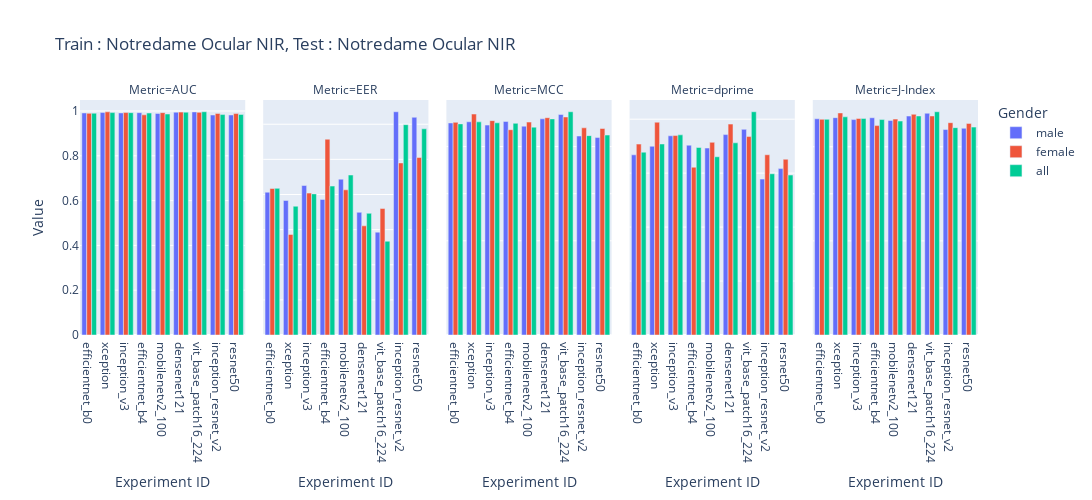

Source (notebook cell):
### Code cell
import plotly.express as px
import pandas as pd
from copy import deepcopy

df = pd.read_csv('/home/sreeraj/lab/nsf/final_eval/results/across_model_notredame_ocular_nir_subject_report.csv', header=1)
df = df.iloc[:-15]

df['Gender'] = df['Experiment ID'].apply(lambda x: x.split('_')[-1])
# df = df[df['Gender'] == 'all']
df['Experiment ID'] = df['Experiment ID'].apply(lambda x: '_'.join(x.split('_')[:-1]))


df_auc = deepcopy(df)
df_auc['Value'] = df_auc['AUC']
df_auc['Metric'] = 'AUC'

df_eer = deepcopy(df)
df_eer['Value'] = df_eer['EER']
df_eer['Metric'] = 'EER'

df_dprime = deepcopy(df)
df_dprime['Value'] = df_dprime["Sensitivity index (d')"]
df_dprime['Metric'] = 'dprime'

df_mcc = deepcopy(df)
df_mcc['Value'] = df_mcc['MCC']
df_mcc['Metric'] = 'MCC'

df_jindex = deepcopy(df)
df_jindex['Value'] = df_mcc['J-Index']
df_jindex['Metric'] = 'J-Index'

df = pd.concat([df_auc, df_eer, df_mcc, df_dprime, df_jindex])

fig = px.bar(df, x='Experiment ID', y=['Value'], title='Train : Notredame Ocular NIR, Test : Notredame Ocular NIR', barmode='group', labels={'value': 'Value', 'variable': 'Metrics'},width=1400, height=500, facet_col='Metric', color='Gender')
fig.update_yaxes(matches=None)
fig.show()

### Figure 1 — Plotly figure (JSON) as saved in the notebook; plotly's stock layout.template omitted (floating-point values rounded to 4 significant figures)
{"data": [{"alignmentgroup": "True", "hovertemplate": "Gender=male<br>Metric=AUC<br>Experiment ID=%{x}<br>Value=%{y}<extra></extra>", "legendgroup": "male", "marker": {"color": "#636efa", "pattern": {"shape": ""}}, "name": "male", "offsetgroup": "male", "orientation": "v", "showlegend": true, "textposition": "auto", "type": "bar", "x": ["efficientnet_b0", "xception", "inception_v3", "efficientnet_b4", "mobilenetv2_100", "densenet121", "vit_base_patch16_224", "inception_resnet_v2", "resnet50"], "xaxis": "x", "y": [0.9913, 0.9932, 0.9915, 0.9926, 0.9893, 0.9947, 0.9961, 0.9822, 0.9823], "yaxis": "y"}, {"alignmentgroup": "True", "hovertemplate": "Gender=male<br>Metric=EER<br>Experiment ID=%{x}<br>Value=%{y}<extra></extra>", "legendgroup": "male", "marker": {"color": "#636efa", "pattern": {"shape": ""}}, "name": "male", "offsetgroup": "male", "orientation": "v", "showlegend": false, "textposition": "auto", "type": "bar", "x": ["efficientnet_b0", "xception", "inception_v3", "efficientnet_b4", "mobilenetv2_100", "densenet121", "vit_base_patch16_224", "inception_resnet_v2", "resnet50"], "xaxis": "x2", "y": [0.04066, 0.0383, 0.04256, 0.03859, 0.04435, 0.03492, 0.02928, 0.06355, 0.06198], "yaxis": "y2"}, {"alignmentgroup": "True", "hovertemplate": "Gender=male<br>Metric=MCC<br>Experiment ID=%{x}<br>Value=%{y}<extra></extra>", "legendgroup": "male", "marker": {"color": "#636efa", "pattern": {"shape": ""}}, "name": "male", "offsetgroup": "male", "orientation": "v", "showlegend": false, "textposition": "auto", "type": "bar", "x": ["efficientnet_b0", "xception", "inception_v3", "efficientnet_b4", "mobilenetv2_100", "densenet121", "vit_base_patch16_224", "inception_resnet_v2", "resnet50"], "xaxis": "x3", "y": [0.9001, 0.9052, 0.8911, 0.9067, 0.8865, 0.9178, 0.9362, 0.8448, 0.8382], "yaxis": "y3"}, {"alignmentgroup": "True", "hovertemplate": "Gender=male<br>Metric=dprime<br>Experiment ID=%{x}<br>Value=%{y}<extra></extra>", "legendgroup": "male", "marker": {"color": "#636efa", "pattern": {"shape": ""}}, "name": "male", "offsetgroup": "male", "orientation": "v", "showlegend": false, "textposition": "auto", "type": "bar", "x": ["efficientnet_b0", "xception", "inception_v3", "efficientnet_b4", "mobilenetv2_100", "densenet121", "vit_base_patch16_224", "inception_resnet_v2", "resnet50"], "xaxis": "x4", "y": [3.34, 3.499, 3.692, 3.518, 3.466, 3.715, 3.812, 2.89, 3.084], "yaxis": "y4"}, {"alignmentgroup": "True", "hovertemplate": "Gender=male<br>Metric=J-Index<br>Experiment ID=%{x}<br>Value=%{y}<extra></extra>", "legendgroup": "male", "marker": {"color": "#636efa", "pattern": {"shape": ""}}, "name": "male", "offsetgroup": "male", "orientation": "v", "showlegend": false, "textposition": "auto", "type": "bar", "x": ["efficientnet_b0", "xception", "inception_v3", "efficientnet_b4", "mobilenetv2_100", "densenet121", "vit_base_patch16_224", "inception_resnet_v2", "resnet50"], "xaxis": "x5", "y": [0.9188, 0.9236, 0.9154, 0.9232, 0.9114, 0.9305, 0.9423, 0.8731, 0.8785], "yaxis": "y5"}, {"alignmentgroup": "True", "hovertemplate": "Gender=female<br>Metric=AUC<br>Experiment ID=%{x}<br>Value=%{y}<extra></extra>", "legendgroup": "female", "marker": {"color": "#EF553B", "pattern": {"shape": ""}}, "name": "female", "offsetgroup": "female", "orientation": "v", "showlegend": true, "textposition": "auto", "type": "bar", "x": ["efficientnet_b0", "xception", "inception_v3", "efficientnet_b4", "mobilenetv2_100", "densenet121", "vit_base_patch16_224", "inception_resnet_v2", "resnet50"], "xaxis": "x", "y": [0.9897, 0.9964, 0.993, 0.983, 0.9927, 0.9951, 0.994, 0.9892, 0.9887], "yaxis": "y"}, {"alignmentgroup": "True", "hovertemplate": "Gender=female<br>Metric=EER<br>Experiment ID=%{x}<br>Value=%{y}<extra></extra>", "legendgroup": "female", "marker": {"color": "#EF553B", "pattern": {"shape": ""}}, "name": "female", "offsetgroup": "female", "orientation": "v", "showlegend": false, "textposition": "auto", "type": "bar", "x": ["efficientnet_b0", "xception", "inception_v3", "efficientnet_b4", "mobilenetv2_100", "densenet121", "vit_base_patch16_224", "inception_resnet_v2", "resnet50"], "xaxis": "x2", "y": [0.04171, 0.02863, 0.04039, 0.05574, 0.04133, 0.03108, 0.036, 0.04898, 0.05053], "yaxis": "y2"}, {"alignmentgroup": "True", "hovertemplate": "Gender=female<br>Metric=MCC<br>Experiment ID=%{x}<br>Value=%{y}<extra></extra>", "legendgroup": "female", "marker": {"color": "#EF553B", "pattern": {"shape": ""}}, "name": "female", "offsetgroup": "female", "orientation": "v", "showlegend": false, "textposition": "auto", "type": "bar", "x": ["efficientnet_b0", "xception", "inception_v3", "efficientnet_b4", "mobilenetv2_100", "densenet121", "vit_base_patch16_224", "inception_resnet_v2", "resnet50"], "xaxis": "x3", "y": [0.9028, 0.938, 0.91, 0.8715, 0.9039, 0.9225, 0.9255, 0.8795, 0.8766], "yaxis": "y3"}, {"alignmentgroup": "True", "hovertemplate": "Gender=female<br>Metric=dprime<br>Experiment ID=%{x}<br>Value=%{y}<extra></extra>", "legendgroup": "female", "marker": {"color": "#EF553B", "pattern": {"shape": ""}}, "name": "female", "offsetgroup": "female", "orientation": "v", "showlegend": false, "textposition": "auto", "type": "bar", "x": ["efficientnet_b0", "xception", "inception_v3", "efficientnet_b4", "mobilenetv2_100", "densenet121", "vit_base_patch16_224", "inception_resnet_v2", "resnet50"], "xaxis": "x4", "y": [3.539, 3.944, 3.697, 3.11, 3.572, 3.909, 3.678, 3.341, 3.258], "yaxis": "y4"}, {"alignmentgroup": "True", "hovertemplate": "Gender=female<br>Metric=J-Index<br>Experiment ID=%{x}<br>Value=%{y}<extra></extra>", "legendgroup": "female", "marker": {"color": "#EF553B", "pattern": {"shape": ""}}, "name": "female", "offsetgroup": "female", "orientation": "v", "showlegend": false, "textposition": "auto", "type": "bar", "x": ["efficientnet_b0", "xception", "inception_v3", "efficientnet_b4", "mobilenetv2_100", "densenet121", "vit_base_patch16_224", "inception_resnet_v2", "resnet50"], "xaxis": "x5", "y": [0.9166, 0.9436, 0.9199, 0.8899, 0.9175, 0.938, 0.9308, 0.9023, 0.8992], "yaxis": "y5"}, {"alignmentgroup": "True", "hovertemplate": "Gender=all<br>Metric=AUC<br>Experiment ID=%{x}<br>Value=%{y}<extra></extra>", "legendgroup": "all", "marker": {"color": "#00cc96", "pattern": {"shape": ""}}, "name": "all", "offsetgroup": "all", "orientation": "v", "showlegend": true, "textposition": "auto", "type": "bar", "x": ["efficientnet_b0", "xception", "inception_v3", "efficientnet_b4", "mobilenetv2_100", "densenet121", "vit_base_patch16_224", "inception_resnet_v2", "resnet50"], "xaxis": "x", "y": [0.9904, 0.9929, 0.9927, 0.9909, 0.9866, 0.9948, 0.9967, 0.9842, 0.9848], "yaxis": "y"}, {"alignmentgroup": "True", "hovertemplate": "Gender=all<br>Metric=EER<br>Experiment ID=%{x}<br>Value=%{y}<extra></extra>", "legendgroup": "all", "marker": {"color": "#00cc96", "pattern": {"shape": ""}}, "name": "all", "offsetgroup": "all", "orientation": "v", "showlegend": false, "textposition": "auto", "type": "bar", "x": ["efficientnet_b0", "xception", "inception_v3", "efficientnet_b4", "mobilenetv2_100", "densenet121", "vit_base_patch16_224", "inception_resnet_v2", "resnet50"], "xaxis": "x2", "y": [0.04175, 0.03666, 0.04017, 0.0424, 0.04554, 0.03465, 0.0267, 0.05988, 0.05869], "yaxis": "y2"}, {"alignmentgroup": "True", "hovertemplate": "Gender=all<br>Metric=MCC<br>Experiment ID=%{x}<br>Value=%{y}<extra></extra>", "legendgroup": "all", "marker": {"color": "#00cc96", "pattern": {"shape": ""}}, "name": "all", "offsetgroup": "all", "orientation": "v", "showlegend": false, "textposition": "auto", "type": "bar", "x": ["efficientnet_b0", "xception", "inception_v3", "efficientnet_b4", "mobilenetv2_100", "densenet121", "vit_base_patch16_224", "inception_resnet_v2", "resnet50"], "xaxis": "x3", "y": [0.8962, 0.9049, 0.9007, 0.8986, 0.8824, 0.9175, 0.9477, 0.8463, 0.8488], "yaxis": "y3"}, {"alignmentgroup": "True", "hovertemplate": "Gender=all<br>Metric=dprime<br>Experiment ID=%{x}<br>Value=%{y}<extra></extra>", "legendgroup": "all", "marker": {"color": "#00cc96", "pattern": {"shape": ""}}, "name": "all", "offsetgroup": "all", "orientation": "v", "showlegend": false, "textposition": "auto", "type": "bar", "x": ["efficientnet_b0", "xception", "inception_v3", "efficientnet_b4", "mobilenetv2_100", "densenet121", "vit_base_patch16_224", "inception_resnet_v2", "resnet50"], "xaxis": "x4", "y": [3.389, 3.541, 3.71, 3.475, 3.304, 3.563, 4.138, 2.988, 2.965], "yaxis": "y4"}, {"alignmentgroup": "True", "hovertemplate": "Gender=all<br>Metric=J-Index<br>Experiment ID=%{x}<br>Value=%{y}<extra></extra>", "legendgroup": "all", "marker": {"color": "#00cc96", "pattern": {"shape": ""}}, "name": "all", "offsetgroup": "all", "orientation": "v", "showlegend": false, "textposition": "auto", "type": "bar", "x": ["efficientnet_b0", "xception", "inception_v3", "efficientnet_b4", "mobilenetv2_100", "densenet121", "vit_base_patch16_224", "inception_resnet_v2", "resnet50"], "xaxis": "x5", "y": [0.9166, 0.9271, 0.9198, 0.9156, 0.9091, 0.9308, 0.9487, 0.8812, 0.8834], "yaxis": "y5"}], "layout": {"annotations": [{"font": {}, "showarrow": false, "text": "Metric=AUC", "x": 0.092, "xanchor": "center", "xref": "paper", "y": 1, "yanchor": "bottom", "yref": "paper"}, {"font": {}, "showarrow": false, "text": "Metric=EER", "x": 0.296, "xanchor": "center", "xref": "paper", "y": 1, "yanchor": "bottom", "yref": "paper"}, {"font": {}, "showarrow": false, "text": "Metric=MCC", "x": 0.5, "xanchor": "center", "xref": "paper", "y": 1, "yanchor": "bottom", "yref": "paper"}, {"font": {}, "showarrow": false, "text": "Metric=dprime", "x": 0.704, "xanchor": "center", "xref": "paper", "y": 1, "yanchor": "bottom", "yref": "paper"}, {"font": {}, "showarrow": false, "text": "Metric=J-Index", "x": 0.908, "xanchor": "center", "xref": "paper", "y": 1, "yanchor": "bottom", "yref": "paper"}], "barmode": "group", "height": 500, "legend": {"title": {"text": "Gender"}, "tracegroupgap": 0}, "title": {"text": "Train : Notredame Ocular NIR, Test : Notredame Ocular NIR"}, "width": 1400, "xaxis": {"anchor": "y", "domain": [0, 0.184], "title": {"text": "Experiment ID"}}, "xaxis2": {"anchor": "y2", "domain": [0.204, 0.388], "matches": "x", "title": {"text": "Experiment ID"}}, "xaxis3": {"anchor": "y3", "domain": [0.408, 0.592], "matches": "x", "title": {"text": "Experiment ID"}}, "xaxis4": {"anchor": "y4", "domain": [0.612, 0.796], "matches": "x", "title": {"text": "Experiment ID"}}, "xaxis5": {"anchor": "y5", "domain": [0.816, 1], "matches": "x", "title": {"text": "Experiment ID"}}, "yaxis": {"anchor": "x", "domain": [0, 1], "title": {"text": "Value"}}, "yaxis2": {"anchor": "x2", "domain": [0, 1], "showticklabels": false}, "yaxis3": {"anchor": "x3", "domain": [0, 1], "showticklabels": false}, "yaxis4": {"anchor": "x4", "domain": [0, 1], "showticklabels": false}, "yaxis5": {"anchor": "x5", "domain": [0, 1], "showticklabels": false}}}
